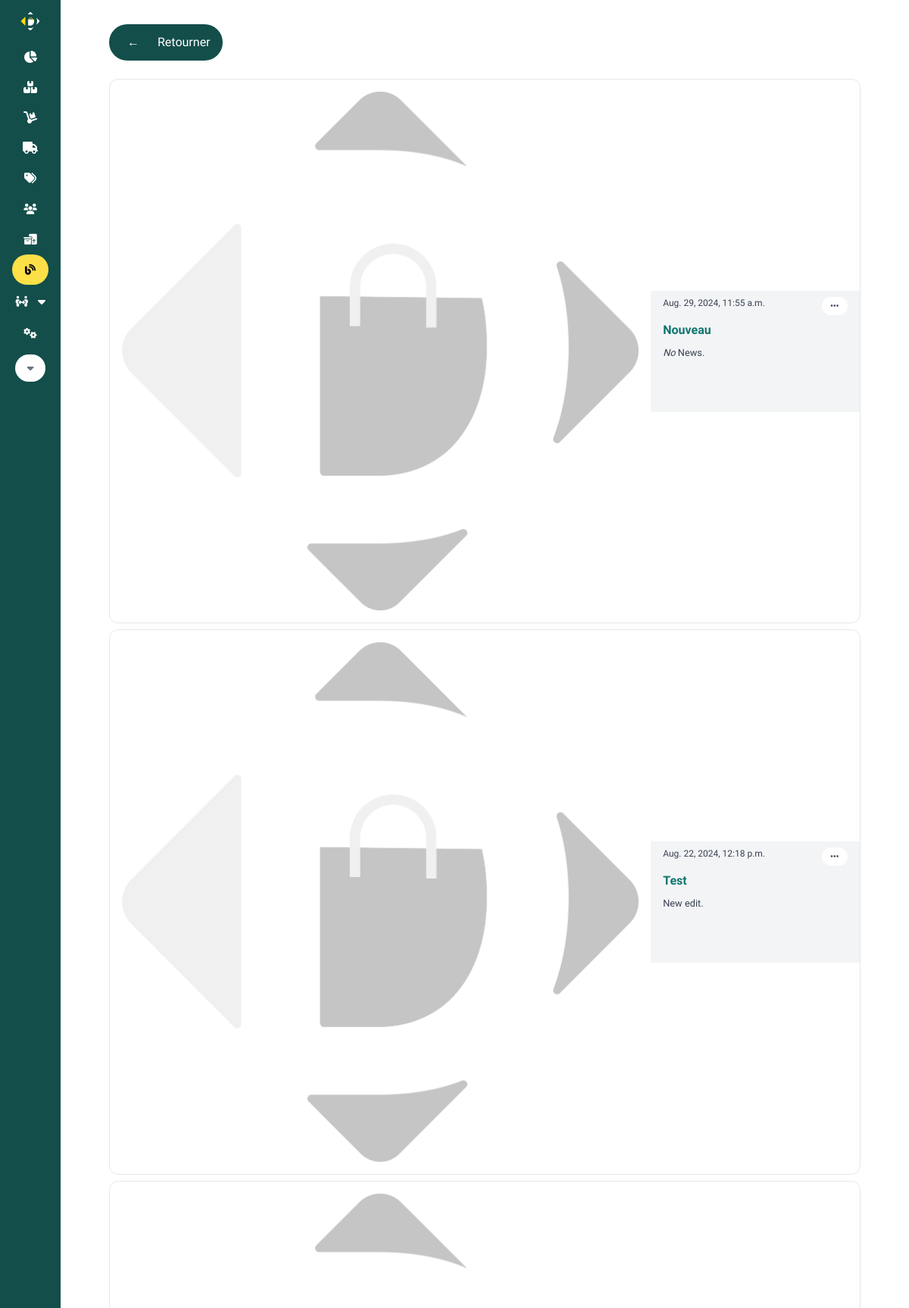
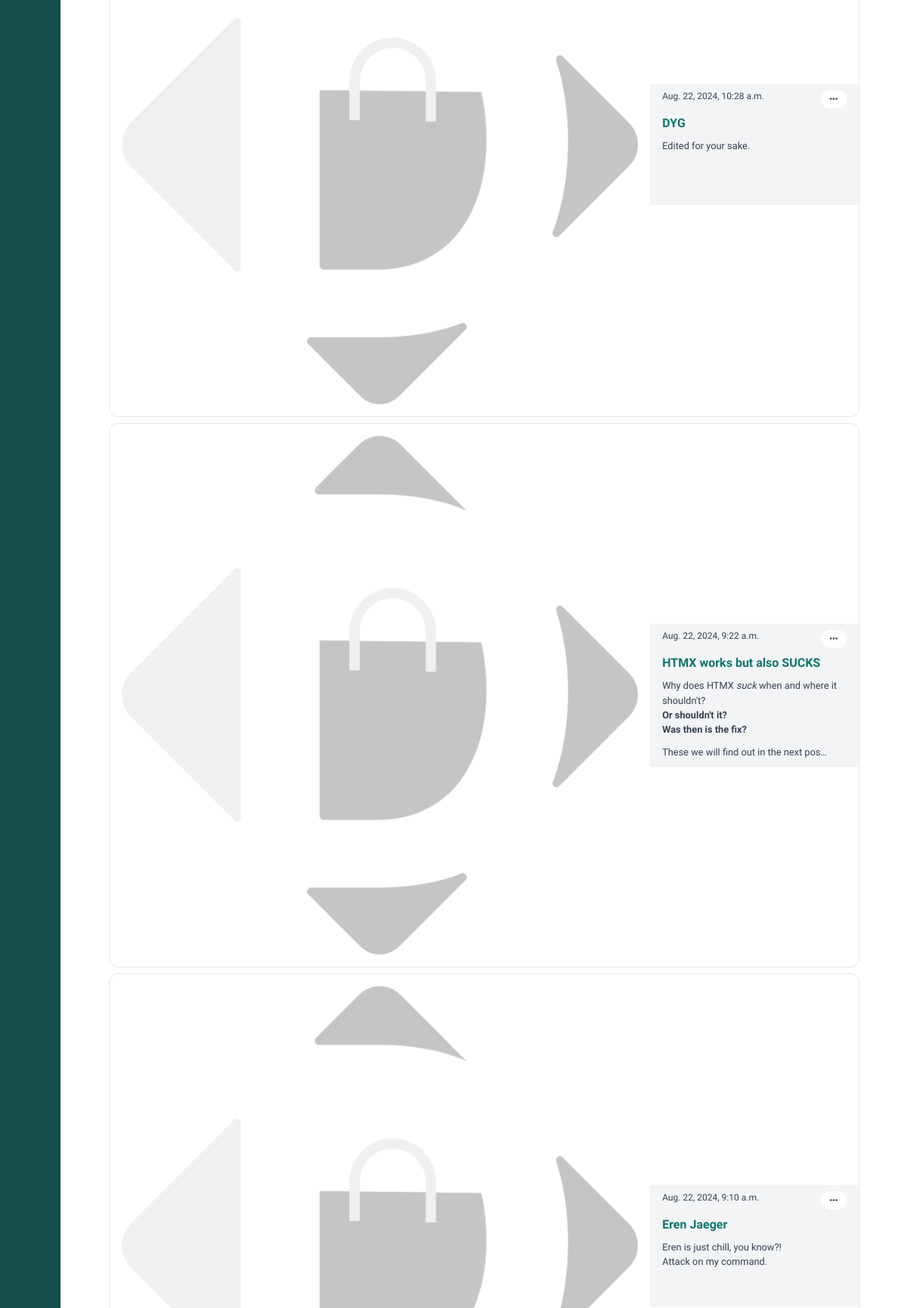
Screenshot of /dashboard/blogposts/ (upper part) with the database file from the repository (2 pictures, top to bottom).
### base/models.py (models this page shows, shortened)
class Blogpost(models.Model):
    title = models.CharField(max_length=255, default='')
    subtitle = models.CharField(
        max_length=255, default='', blank=True, null=True)
    content = CKEditor5Field('Content', config_name='extends', blank=True)
    image = models.ImageField(
        upload_to='base/blogposts', blank=True, null=True)
    likes = models.ManyToManyField(
        CustomUser, related_name='blogpost_likes', blank=True)
    timestamp = models.DateTimeField(auto_now=True)

### dashboard/views.py (the view)
# urls.py: path('blogposts/', dash_blog, name='dash_blog'),
def dash_blog(req):
    blogposts = Blogpost.objects.all().order_by('-timestamp')
    context = {
        "dash_blog_page": "dash_active",
        'title': 'Blog',
        'blogposts': blogposts,
    }
    return render(req, 'dashboard/blog.html', context)

### store/context_processors.py (called while the page is built)
def cart(request):
    return {'cart': Cart(request)}

### utils.py (called while the page is built)
def h_encode(id):
    return hashids.encode(id)

    def to_url(self, value):
        return h_encode(value)

### dashboard/templates/dashboard/blog.html (shortened to what this page needs)
{% extends 'main_alt.html' %} {% load static %} {% block content %}
<div
  class="mb-8 px-4 lg:px-8 max-w-7xl mx-auto flex flex-col justify-between gap-6"
>
  <div class="w-full flex justify-between">
    <div
      class="bg-teal-900 py-2 px-4 rounded-full flex items-center text-white gap-4"
    >
      <a
        id="back-button"
        class="inline-block px-2 py-1 font-bold hover:bg-yellow-300 hover:text-black rounded-full transition-all duration-300"
        href="#"
        >&larr;</a
      >
      Retourner
    </div>
  </div>
  <div class="grid gap-2">
    {% for obj in blogposts %}
    {% include 'dashboard/components/blog_card.html' %}
    {% endfor %}
  </div>
</div>
{% endblock %}

### dashboard/templates/dashboard/components/blog_card.html (shortened to what this page needs)
{% load static %}
<div
  class="bg-white h-fit w-full border rounded-xl flex justify-between items-center overflow-hidden group"
>
  <a href="{% url 'dash_blogpost' obj.id %}">
    {% if not obj.image %}
    <img
      src="{% static 'imgs/logo-g.png' %}"
      alt="image"
      class="p-4 w-full w-40 py-4 object-contain hover:scale"
    />
    {% else %}
    <img
      src="{{ obj.image.url }}"
      alt="{{ obj.name }}"
      class="w-full w-40 object-cover hover:scale"
    />
    {% endif %}
  </a>
  <article
    class="relative min-h-40 w-full bg-gray-100 group-hover:bg-teal-50 transition ease-in duration-300 py-2 px-4 flex flex-col gap-2"
  >
    <div class="flex justify-between text-xs">
      <small class="text-xs font-light">{{obj.timestamp}}</small>
      <button
        type="button"
        class="bg-white hover:text-teal-600 px-3 py-1 rounded-full transition ease-in duration-200"
        name="actions"
        onclick="toggleMenu(this,'blg_{{obj.id}}')"
      >
        <i class="fa-sharp fa-solid fa-ellipsis"></i>
      </button>
    </div>
    <h3 class="text-teal-700 font-bold">{{obj.title}}</h3>
    <small class="text-wrap text-ellipsis break-word">
      {{obj.content|safe|truncatechars:200}}
    </small>
  </article>
</div>

### templates/main_alt.html (style rules this page uses)
body { font-family: "Helvetica", sans-serif; }

### rows the page displays
Blogpost: timestamp "Aug. 29, 2024, 11:55 a.m.", title "Nouveau", content "No News."
Blogpost: timestamp "Aug. 22, 2024, 12:18 p.m.", title "Test", content "New edit."
Blogpost: timestamp "Aug. 22, 2024, 10:28 a.m.", title "DYG", content "Edited for your sake."
Blogpost: timestamp "Aug. 22, 2024, 9:22 a.m.", title "HTMX works but also SUCKS", content "Why does HTMX suck when and where it shouldn't? Or shouldn't it? Was then is the fix? These we will find out in the next pos…"
Blogpost: timestamp "Aug. 22, 2024, 9:10 a.m.", title "Eren Jaeger", content "Eren is just chill, you know?! Attack on my command."
